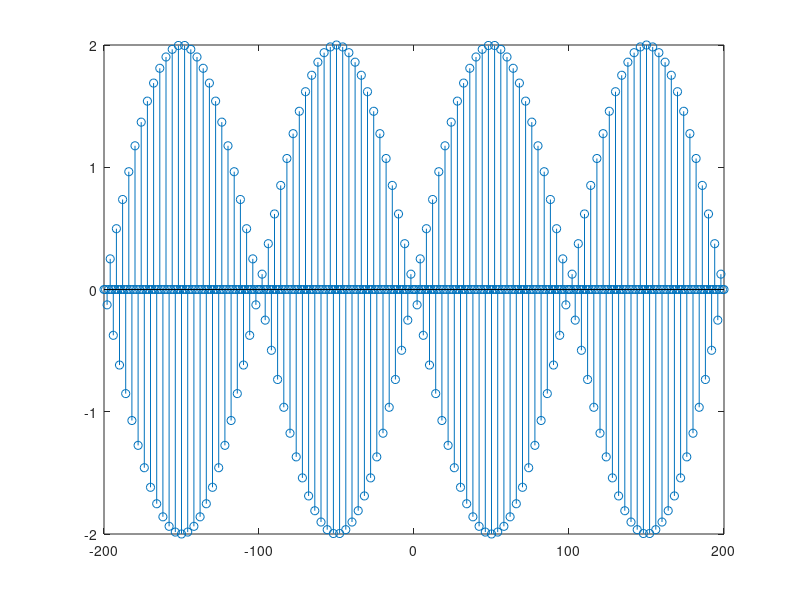

The MATLAB source for this figure:
clear;
x6 = @(n) 2*sin(0.01*pi*n)*cos(0.5*pi*n);
n_seq = -200:200;
x6_seq = arrayfun(x6, n_seq);
stem(n_seq, x6_seq)